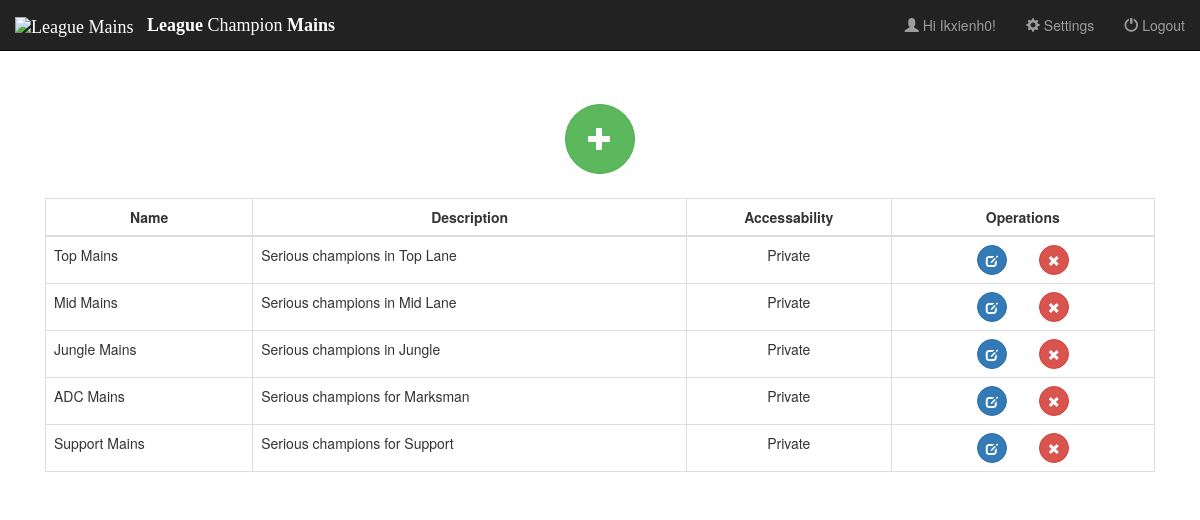
/ (signed in), run on the app's committed database.
### leaguemains/models.py (models this page shows, shortened)
class LeagueMainsUser(AbstractBaseUser):
    email = models.EmailField(verbose_name='email address', max_length=255, unique=True)
    is_active = models.BooleanField(default=True)
    is_admin = models.BooleanField(default=False)
    joined = models.DateTimeField(auto_now_add=True)
    nickname = models.CharField(max_length=255, null=True)
    summoner = models.CharField(max_length=255, null=True)
    region = models.CharField(max_length=255, null=True)
    language = models.CharField(max_length=255, null=True)
    objects = LeagueMainsUserManager()
    USERNAME_FIELD = 'email'
    REQUIRED_FIELDS = ['language']

class UserChampionList(models.Model):
    pk_id = models.AutoField(primary_key=True)
    name = models.CharField(max_length=255)
    description = models.TextField()
    is_public = models.BooleanField(default=False)
    fk_leaguemainsuser = models.ForeignKey(LeagueMainsUser)

### leaguemains/views.py (the view)
# urls.py: 2. Add a URL to urlpatterns:  url(r'^$', views.home, name='home')
def home(request):
    context = {}
    errormessages = request.session.get('errorMessages', None)
    if errormessages:
        del request.session['errorMessages']
    if request.user.is_authenticated():
        userlists = UserChampionList.objects.filter(fk_leaguemainsuser=request.user)
        context['userLists'] = userlists
    context['championList'] = Champion.objects.all().order_by('name')
    context['errorMessages'] = errormessages
    return render(request, 'home.html', context=context)

### leaguemains/templates/home.html (shortened to what this page needs)
{% extends "base.html" %}
{% load staticfiles %}
{% block authorizedcontent %}
			<div id="userlistsFunctions" class="container-fluid">
				<button type="button" class="btn btn-success btn-circle btn-xl center-block vertical-sm" data-toggle="modal" data-target="#createUserListModal"><i class="glyphicon glyphicon-plus"></i></button>
			</div>
			<div id="userlists" class="container-fluid table-responsive">
				<table class="table table-bordered">
					<thead>
						<tr>
							<th class="text-center">Name</th>
							<th class="text-center">Description</th>
							<th class="text-center">Accessability</th>
							<th class="text-center">Operations</th>
						</tr>
					</thead>
					<tbody>
						{% for userlist in userLists %}
						<tr>
							<td>{{ userlist.name }}</td>
							<td>{{ userlist.description }}</td>
							{% if userlist.is_public %}
							<td class="text-center">Public</td>
							{% else %}
							<td class="text-center">Private</td>
							{% endif %}
							<td class="text-center">
								<div class="horizontal-sm"><a role="button" class="btn btn-primary btn-circle" href="{% url 'championlist' %}?id={{ userlist.pk_id }}"><span class="glyphicon glyphicon-edit"></span></a></div>
								<div class="horizontal-sm"><a role="button" class="btn btn-danger btn-circle" href="{% url 'delete_championlist' %}?id={{ userlist.pk_id }}"><span class="glyphicon glyphicon-remove"></span></a></div>
							</td>
						</tr>
						{% endfor %}
					</tbody>
				</table>
			</div>
{% endblock %}

### leaguemains/templates/base.html (shortened to what this page needs)
<!DOCTYPE html>
<html lang="en">
{% load staticfiles %}
<head>
	{% block stylesheets %}
	<link rel="stylesheet" href="{% static 'bootstrap/css/bootstrap.min.css' %}" />
	<link rel="stylesheet" href="{% static 'css/leaguemains.css' %}" />
	{% endblock %}
</head>
<body>
	{% block navigation %}
	<nav class="navbar navbar-inverse navbar-fixed-top">
		<div class="container-fluid">
			<div class="navbar-header">
				<a class="navbar-brand" href="{% url 'home' %}"><span><img alt="League Mains" src="{% static 'img/favicon.ico' %}" /></span> <p class="horizontal-xs"><b>League</b> Champion <b>Mains</b></p></a>
			</div>
			<div class="collapse navbar-collapse" id="navBar">
				{% if user.is_authenticated %}
				<ul class="nav navbar-nav navbar-right">
					<li><p class="navbar-text"><span class="glyphicon glyphicon-user"></span> Hi {{ user.nickname }}!</p></li>
					<li><a href="{% url 'settings' %}" ><span class="glyphicon glyphicon-cog"></span> Settings</a></li>
					<li><a href="{% url 'logout_user' %}"><span class="glyphicon glyphicon-off"></span> Logout</a></li>
				</ul>
				{% endif %}
			</div>
		</div>
	</nav>
	{% endblock %}
	<div id="contents" class="container-fluid">
		<div id="mainContents" class="container-fluid">
		{% if user.is_authenticated %}
			{% block authorizedcontent %}{% endblock %}
		{% else %}
			{% block nonauthorizedcontent %}
			<div class="container-fluid">
				<h1>Basic non authorized page!</h1>
			</div>
			{% endblock %}
		{% endif %}
		</div>
	</div>
</body>
</html>

### leaguemains/static/css/leaguemains.css (style rules this page uses)
body { padding-top: 50px; }
a.navbar-brand { font-family: beaufortforlol; }
.vertical-sm { margin-top: 1em; margin-bottom: 1em; }
.horizontal-xs { display: inline-block; margin-left: 0.5em; margin-right: 0.5em; }
.horizontal-sm { display: inline-block; margin-left: 1em; margin-right: 1em; }
.btn-circle { width: 30px; height: 30px; text-align: center; padding: 6px 0; margin-left: auto; margin-right: auto; font-size: 12px; line-height: 1.428571429; border-radius: 15px; }
.btn-circle.btn-xl { width: 70px; height: 70px; padding: 10px 16px; font-size: 24px; line-height: 1.33; border-radius: 35px; }
#contents { padding-top: 30px; }

### data on the page
LeagueMainsUser: nickname "Ikxienh0"
UserChampionList: name "Top Mains", description "Serious champions in Top Lane", is_public "Private"
UserChampionList: name "Mid Mains", description "Serious champions in Mid Lane", is_public "Private"
UserChampionList: name "Jungle Mains", description "Serious champions in Jungle", is_public "Private"
UserChampionList: name "ADC Mains", description "Serious champions for Marksman", is_public "Private"
UserChampionList: name "Support Mains", description "Serious champions for Support", is_public "Private"
